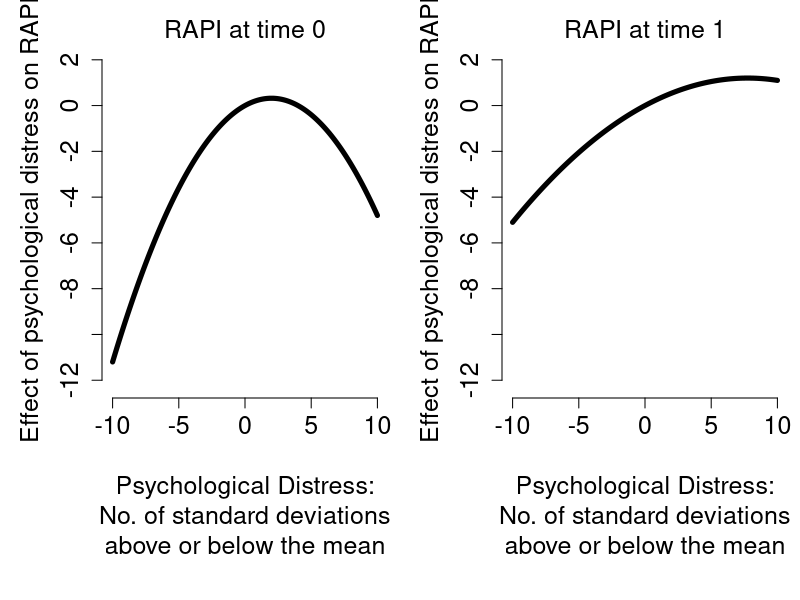
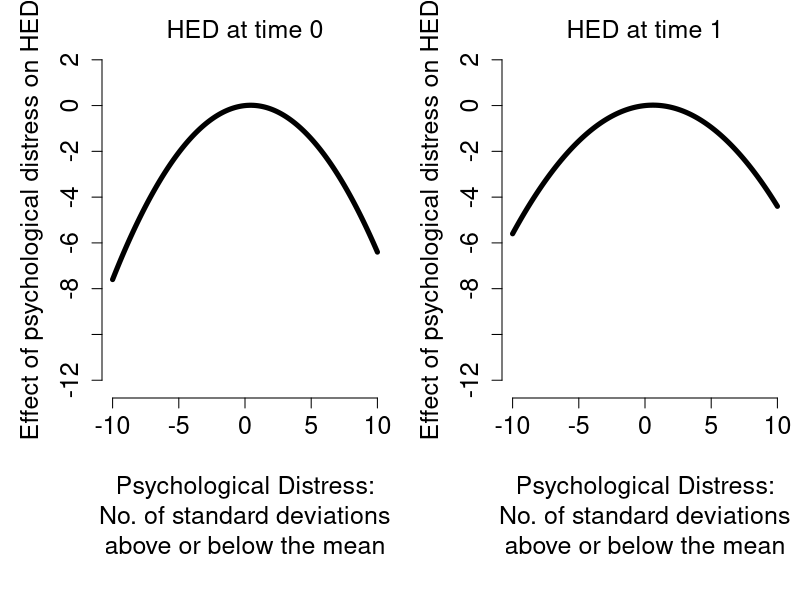

Write R code to recreate these figures, in order.
CurvilinearEffect <- function(stress, time, model){
  
  if(model == "RAPI_model05"){
    out <- (0.32)*stress + (-0.08)*stress*stress + time*((-0.01)*stress + (0.06)*stress*stress)
  }else if(model == "HED_model05"){
    out <- (0.06)*stress + (-0.07)*stress*stress + time*((0.00)*stress + (0.02)*stress*stress)
  }else{
    out <- -99
  }
  return(out)
}

dat_input <- expand.grid(stress = seq(-10,10,0.1), time = c(0,1), model = c("RAPI_model05","HED_model05"))
effect <- mapply(CurvilinearEffect, dat_input$stress, dat_input$time, dat_input$model)
dat_plot <- cbind(dat_input, effect)


###############################################################################
# RAPI
###############################################################################

par(mar = c(10, 5, 2, 0.5) + 0.1, mfrow = c(1,2))  # Bottom, left, top, right
dat_plot0 <- dat_plot[dat_plot$time==0 & dat_plot$model=="RAPI_model05",]
plot(-1, 
     type="n",
     xlim = c(-10,10),
     ylim = c(min(effect)-1,max(effect)+1),
     xlab = "",
     ylab = "Effect of psychological distress on RAPI", 
     cex.lab = 1.5,
     cex.axis = 1.5,
     frame.plot = FALSE)
lines(dat_plot0$stress, dat_plot0$effect, type = "l", lwd = 5)
mtext("RAPI at time 0", side = 3, line = 0, cex = 1.5)
mtext("Psychological Distress:\nNo. of standard deviations\nabove or below the mean", side = 1, line = 7, cex = 1.5)
dat_plot1 <- dat_plot[dat_plot$time==1 & dat_plot$model=="RAPI_model05",]
plot(-1, 
     type="n",
     xlim = c(-10,10),
     ylim = c(min(effect)-1,max(effect)+1),
     xlab = "",
     ylab = "Effect of psychological distress on RAPI", 
     cex.lab = 1.5,
     cex.axis = 1.5,
     frame.plot = FALSE)
lines(dat_plot1$stress, dat_plot1$effect, type = "l", lwd = 5)
mtext("RAPI at time 1", side = 3, line = 0, cex = 1.5)
mtext("Psychological Distress:\nNo. of standard deviations\nabove or below the mean", side = 1, line = 7, cex = 1.5)

###############################################################################
# HED
###############################################################################

par(mar = c(10, 5, 2, 0.5) + 0.1, mfrow = c(1,2))  # Bottom, left, top, right
dat_plot0 <- dat_plot[dat_plot$time==0 & dat_plot$model=="HED_model05",]
plot(-1, 
     type="n",
     xlim = c(-10,10),
     ylim = c(min(effect)-1,max(effect)+1),
     xlab = "",
     ylab = "Effect of psychological distress on HED", 
     cex.lab = 1.5,
     cex.axis = 1.5,
     frame.plot = FALSE)
lines(dat_plot0$stress, dat_plot0$effect, type = "l", lwd = 5)
mtext("HED at time 0", side = 3, line = 0, cex = 1.5)
mtext("Psychological Distress:\nNo. of standard deviations\nabove or below the mean", side = 1, line = 7, cex = 1.5)
dat_plot1 <- dat_plot[dat_plot$time==1 & dat_plot$model=="HED_model05",]
plot(-1, 
     type="n",
     xlim = c(-10,10),
     ylim = c(min(effect)-1,max(effect)+1),
     xlab = "",
     ylab = "Effect of psychological distress on HED", 
     cex.lab = 1.5,
     cex.axis = 1.5,
     frame.plot = FALSE)
lines(dat_plot1$stress, dat_plot1$effect, type = "l", lwd = 5)
mtext("HED at time 1", side = 3, line = 0, cex = 1.5)
mtext("Psychological Distress:\nNo. of standard deviations\nabove or below the mean", side = 1, line = 7, cex = 1.5)


